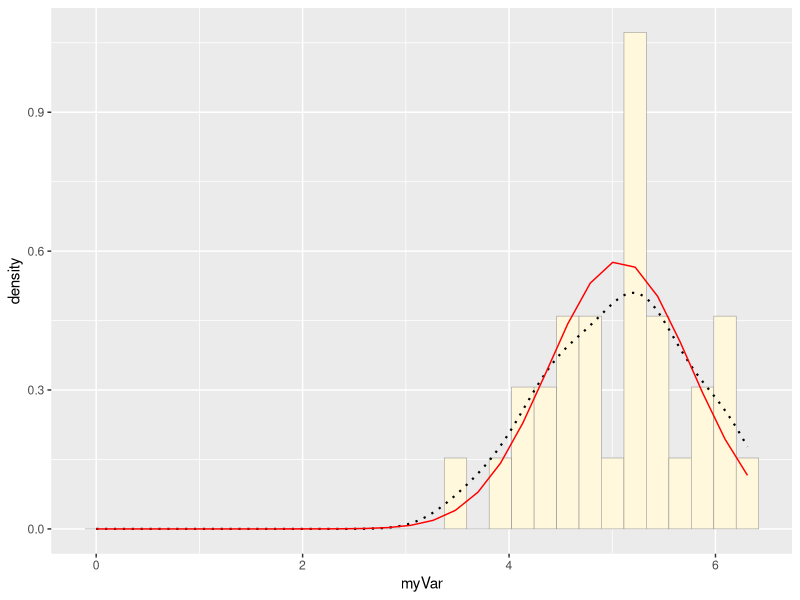
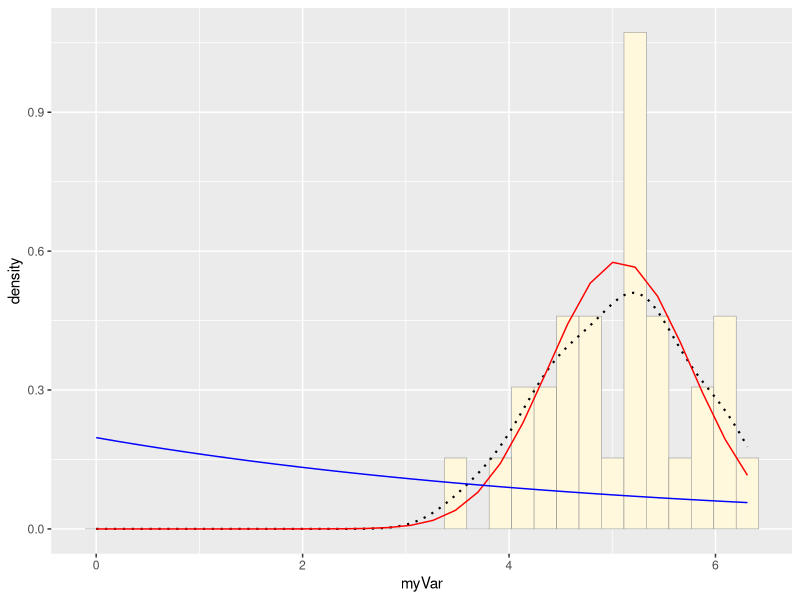
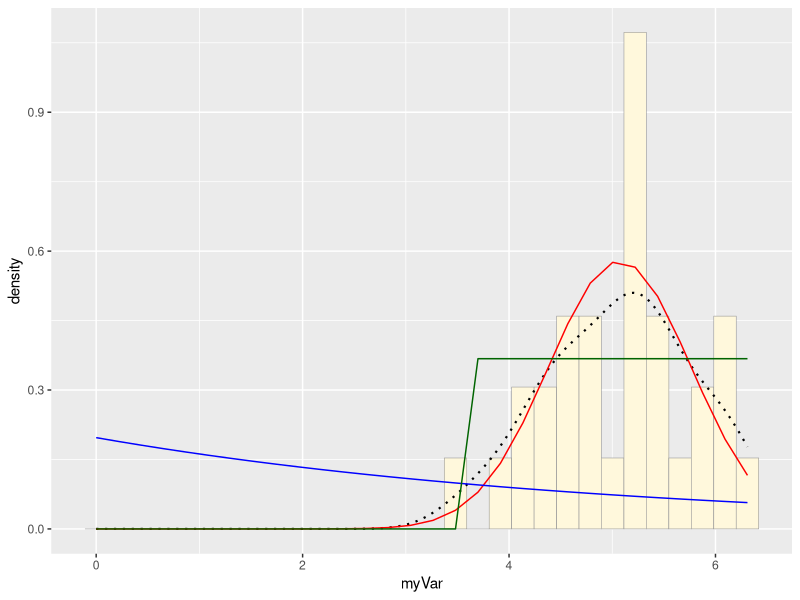
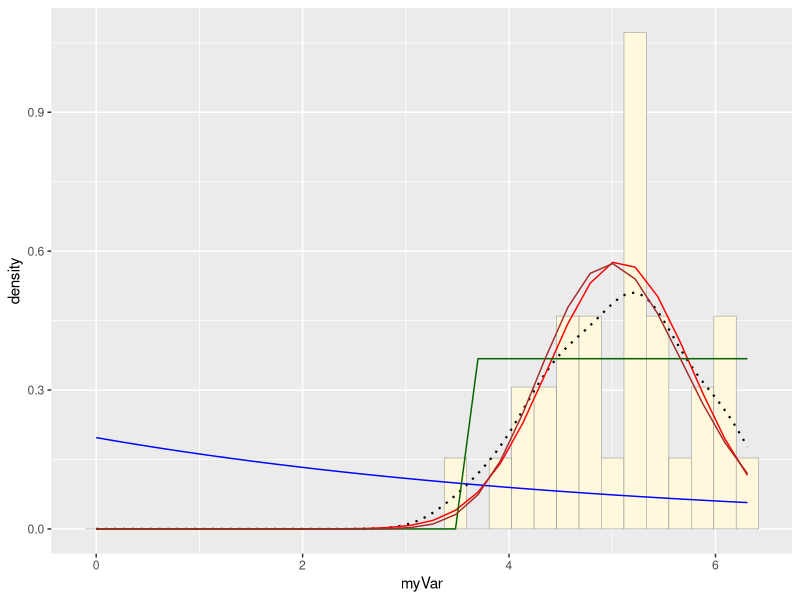
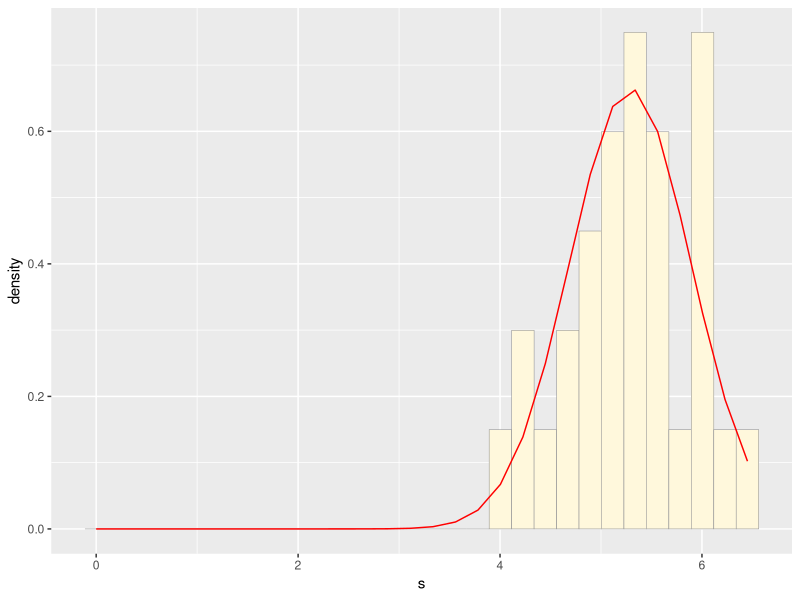
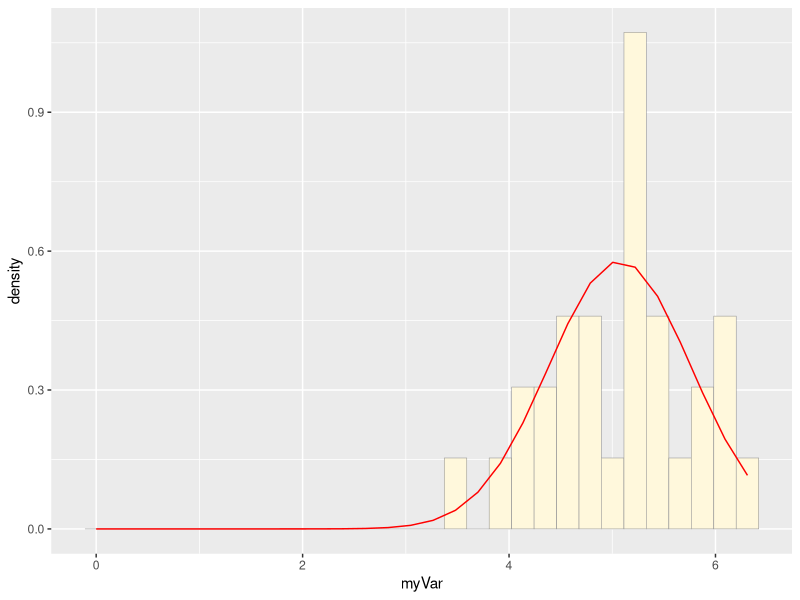

The R script that drew these images, in order:
## ---- chunk 1
library(ggplot2) # for graphics
library(MASS) # for maximum likelihood estimation

# quick and dirty, a truncated normal distribution to work on the solution set

z <- rnorm(n=3000,mean=0.2)
z <- data.frame(1:3000,z)
names(z) <- list("ID","myVar")
#z <- z[z$myVar>0,]
#str(z)
#summary(z$myVar)

## ---- chunk 2

#p1 <- ggplot(data=z, aes(x=myVar, y=..density..)) +
  geom_histogram(color="grey60",fill="cornsilk",size=0.2) 
#p1
#print(p1)
## ---- chunk 3
#p1 <-  p1 +  geom_density(linetype="dotted",size=0.75)
#print(p1)

## ---- chunk 4
#normPars <- fitdistr(z$myVar,"normal")
#print(normPars)
#str(normPars)
#normPars$estimate["mean"] # note structure of getting a named attribute
#normPars$estimate["sd"]
## ---- chunk 5
#meanML <- normPars$estimate["mean"] ## pass these to the stat_function
#sdML <- normPars$estimate["sd"]

#xval <- seq(0,max(z$myVar),len=length(z$myVar)) ## spaces it evenly 

 #stat <- stat_function(aes(x = xval, y = ..y..), fun = dnorm, colour="red", n = length(z$myVar), args = list(mean = meanML, sd = sdML))
 #p1 + stat
 
## ---- chunk 6
#expoPars <- fitdistr(z$myVar,"exponential")
#rateML <- expoPars$estimate["rate"]

#stat2 <- stat_function(aes(x = xval, y = ..y..), fun = dexp, colour="blue", n = length(z$myVar), args = list(rate=rateML))
 #p1 + stat + stat2
## ---- chunk 7
#stat3 <- stat_function(aes(x = xval, y = ..y..), fun = dunif, colour="darkgreen", n = length(z$myVar), args = list(min=min(z$myVar), max=max(z$myVar)))
 #p1 + stat + stat2 + stat3
## ---- chunk 8
#gammaPars <- fitdistr(z$myVar,"gamma")
#shapeML <- gammaPars$estimate["shape"]
#rateML <- gammaPars$estimate["rate"]

#stat4 <- stat_function(aes(x = xval, y = ..y..), fun = dgamma, colour="brown", n = length(z$myVar), args = list(shape=shapeML, rate=rateML))
 #p1 + stat + stat2 + stat3 + stat4
## ---- chunk 9
#pSpecial <- ggplot(data=z, aes(x=myVar/(max(myVar + 0.1)), y=..density..)) +
 # geom_histogram(color="grey60",fill="cornsilk",size=0.2) + 
 # xlim(c(0,1)) +
#  geom_density(size=0.75,linetype="dotted")

#betaPars <- fitdistr(x=z$myVar/max(z$myVar + 0.1),start=list(shape1=1,shape2=2),"beta")
#shape1ML <- betaPars$estimate["shape1"]
#shape2ML <- betaPars$estimate["shape2"]

#statSpecial <- stat_function(aes(x = xval, y = ..y..), fun = dbeta, colour="orchid", n = length(z$myVar), args = list(shape1=shape1ML,shape2=shape2ML))
#pSpecial + statSpecial
## ---- chunk 10
#I borrowed data from online database PlantGrowth 

library(datasets)
data(PlantGrowth)
#summary(PlantGrowth)
#head(PlantGrowth)
z<- PlantGrowth
myVar<- z$weight  ## I called it myVar so I wouldn't have to change too much of the old code 
#str(z)

p1 <- ggplot(data=z, aes(x=myVar, y=..density..)) +
  geom_histogram(color="grey60",fill="cornsilk",size=0.2) 

# empiracle density curve 

p1 <-  p1 +  geom_density(linetype="dotted",size=0.75)

### Getting Max liklihood parameters 

normPars <- fitdistr(myVar,"normal")
#str(normPars)
normPars$estimate["mean"] # note structure of getting a named attribute
normPars$estimate["sd"]

### Adding normal prob. density distribution 

meanML <- normPars$estimate["mean"] ## pass these to the stat_function
sdML <- normPars$estimate["sd"]

xval <- seq(0,max(myVar),len=length(myVar)) ## spaces it evenly 

 stat <- stat_function(aes(x = xval, y = ..y..), fun = dnorm, colour="red", n = length(myVar), args = list(mean = meanML, sd = sdML))
 p1 + stat

 ## Add exponential probabilty density curve 
 
 expoPars <- fitdistr(myVar,"exponential")
rateML <- expoPars$estimate["rate"]

stat2 <- stat_function(aes(x = xval, y = ..y..), fun = dexp, colour="blue", n = length(myVar), args = list(rate=rateML))
 p1 + stat + stat2
 
 ## Add uniform probability density curve 
 
 stat3 <- stat_function(aes(x = xval, y = ..y..), fun = dunif, colour="darkgreen", n = length(myVar), args = list(min=min(myVar), max=max(myVar)))
 p1 + stat + stat2 + stat3
 

## Add gamma probability density curve

 gammaPars <- fitdistr(myVar,"gamma")
shapeML <- gammaPars$estimate["shape"]
rateML <- gammaPars$estimate["rate"]

stat4 <- stat_function(aes(x = xval, y = ..y..), fun = dgamma, colour="brown", n = length(myVar), args = list(shape=shapeML, rate=rateML))
 p1 + stat + stat2 + stat3 + stat4
 
## ---- chunk 11

w <- rnorm(n=length(myVar),mean=meanML, sd=sdML) ## I'm using a normal distribution, which I identified as the best fitting distribution above, and I'm using the mean and sd of my sample data to inform the new dataset.  n = the length of the PlantGrowth dataset. 

w <- data.frame(1:length(myVar),w)
names(w) <- list("ID","sim_weight")
w <- w[w$sim_weight>0,]
s<- w$sim_weight
#str(w)
#summary(w$sim_weight)

## Histogram 

h <- ggplot(data=w, aes(x=s, y=..density..)) +
  geom_histogram(color="grey60",fill="cornsilk",size=0.2) 


## Get maxiumum likelihood parameters 


normPars <- fitdistr(s,"normal")
#print(normPars)
#str(normPars)
normPars$estimate["mean"] # note structure of getting a named attribute
normPars$estimate["sd"]

### Add probability density curve 

meanML <- normPars$estimate["mean"] ## pass these to the stat_function
sdML <- normPars$estimate["sd"]

xval <- seq(0,max(s),len=length(s)) ## spaces it evenly 

 stat <- stat_function(aes(x = xval, y = ..y..), fun = dnorm, colour="red", n = length(s), args = list(mean = meanML, sd = sdML))
 h + stat
 
 

## ---- chunk 12
p1 <- ggplot(data=z, aes(x=myVar, y=..density..)) +
  geom_histogram(color="grey60",fill="cornsilk",size=0.2) 


### Getting Max liklihood parameters 

normPars <- fitdistr(myVar,"normal")
#print(normPars)
#str(normPars)
normPars$estimate["mean"] # note structure of getting a named attribute
normPars$estimate["sd"]

### Adding normal prob. density distribution 

meanML <- normPars$estimate["mean"] ## pass these to the stat_function
sdML <- normPars$estimate["sd"]

xval <- seq(0,max(myVar),len=length(myVar)) ## spaces it evenly 

 stat <- stat_function(aes(x = xval, y = ..y..), fun = dnorm, colour="red", n = length(myVar), args = list(mean = meanML, sd = sdML))
 p1 + stat

